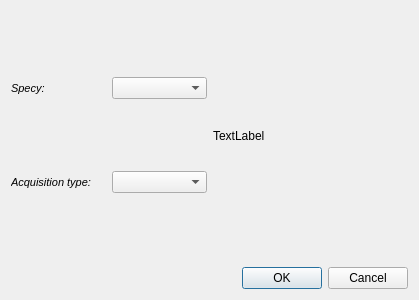
<?xml version="1.0" encoding="UTF-8"?>
<ui version="4.0">
 <class>Dialog</class>
 <widget class="QDialog" name="Dialog">
  <property name="geometry">
   <rect>
    <x>0</x>
    <y>0</y>
    <width>419</width>
    <height>300</height>
   </rect>
  </property>
  <property name="windowTitle">
   <string>Dialog</string>
  </property>
  <layout class="QVBoxLayout" name="verticalLayout">
   <item>
    <layout class="QHBoxLayout" name="horizontalLayout">
     <item>
      <layout class="QVBoxLayout" name="verticalLayout_2">
       <item>
        <layout class="QHBoxLayout" name="horizontalLayout_2">
         <item>
          <widget class="QLabel" name="label_2">
           <property name="font">
            <font>
             <pointsize>8</pointsize>
             <italic>true</italic>
            </font>
           </property>
           <property name="text">
            <string>Specy:</string>
           </property>
          </widget>
         </item>
         <item>
          <widget class="QComboBox" name="comboBox_Specy"/>
         </item>
        </layout>
       </item>
       <item>
        <layout class="QHBoxLayout" name="horizontalLayout_3">
         <item>
          <widget class="QLabel" name="label_3">
           <property name="font">
            <font>
             <pointsize>8</pointsize>
             <italic>true</italic>
            </font>
           </property>
           <property name="text">
            <string>Acquisition type:</string>
           </property>
          </widget>
         </item>
         <item>
          <widget class="QComboBox" name="comboBox_AcquisitionType"/>
         </item>
        </layout>
       </item>
      </layout>
     </item>
     <item>
      <widget class="QLabel" name="label_SpecyIcon">
       <property name="text">
        <string>TextLabel</string>
       </property>
      </widget>
     </item>
    </layout>
   </item>
   <item>
    <widget class="QDialogButtonBox" name="buttonBox_OkCancel">
     <property name="orientation">
      <enum>Qt::Horizontal</enum>
     </property>
     <property name="standardButtons">
      <set>QDialogButtonBox::Cancel|QDialogButtonBox::Ok</set>
     </property>
    </widget>
   </item>
  </layout>
 </widget>
 <resources/>
 <connections>
  <connection>
   <sender>buttonBox_OkCancel</sender>
   <signal>accepted()</signal>
   <receiver>Dialog</receiver>
   <slot>accept()</slot>
   <hints>
    <hint type="sourcelabel">
     <x>248</x>
     <y>254</y>
    </hint>
    <hint type="destinationlabel">
     <x>157</x>
     <y>274</y>
    </hint>
   </hints>
  </connection>
  <connection>
   <sender>buttonBox_OkCancel</sender>
   <signal>rejected()</signal>
   <receiver>Dialog</receiver>
   <slot>reject()</slot>
   <hints>
    <hint type="sourcelabel">
     <x>316</x>
     <y>260</y>
    </hint>
    <hint type="destinationlabel">
     <x>286</x>
     <y>274</y>
    </hint>
   </hints>
  </connection>
 </connections>
</ui>
